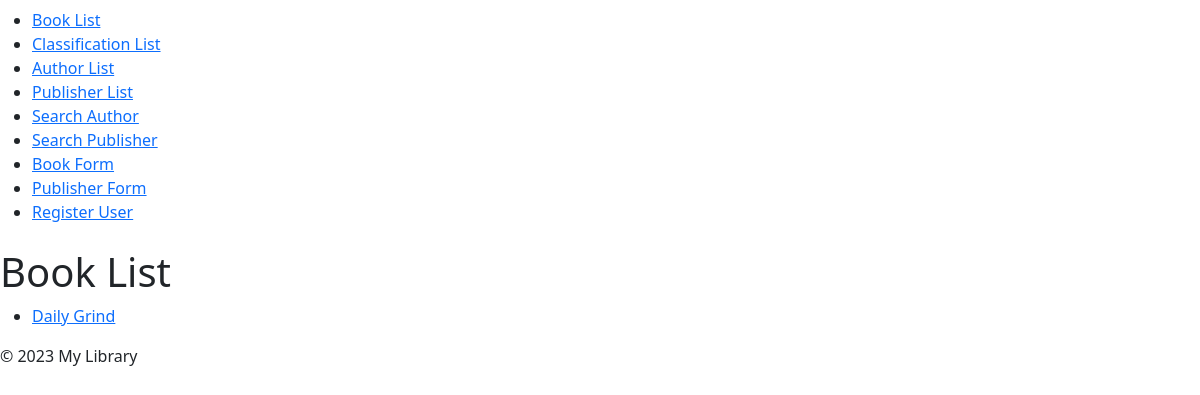
Page /books/ (signed in) on the earlier database version.
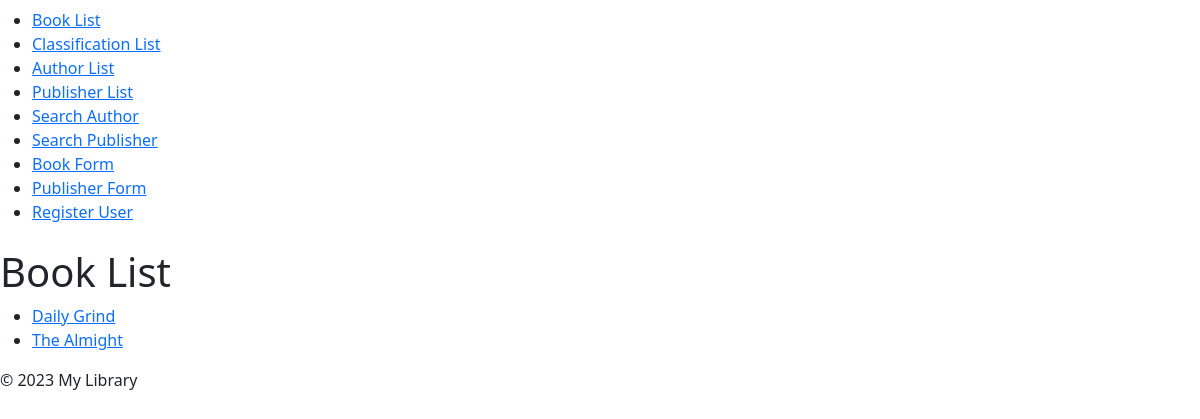
Same page on the later database version.
### exercises/models.py (models this page shows, shortened)
class Book (models.Model):
    title = models.CharField(max_length=255)
    authors = models.ManyToManyField('exercises.Author')
    publisher = models.ForeignKey(
        "exercises.Publisher",
        on_delete=models.CASCADE
    )
    publication_date = models.DateField()
    def was_published_recently(self):
        date_today = timezone.now().date()
        return self.publication_date >= date_today - timedelta(day=1)
    was_published_recently.admin_order_field = "publication_date"
    was_published_recently.boolean=True
    was_published_recently.short_description = "Published recently?"
    class Meta:
        verbose_name = _("Book")
        verbose_name_plural = _("Books")

### exercises/views.py (the view)
# urls.py: path('books/', book_list, name='book_list'),
@login_required
def book_list(request):
    books = Book.objects.all()
    return render(request, 'book_list.html', {'books': books})

### exercises/templates/book_list.html (shortened to what this page needs)
{% extends 'base.html' %}
{% block content%}
<h1>Book List</h1>
<ul>
    {% for book in books %}
        <li><a href="{% url 'book_detail' book_id=book.id %}"> {{ book.title }}</a></li>
    {% empty %}
        <li>No books found.</li>
    {% endfor %}
</ul>
{% endblock %}

Differences in the rows shown:
added Book: title "The Almight"
